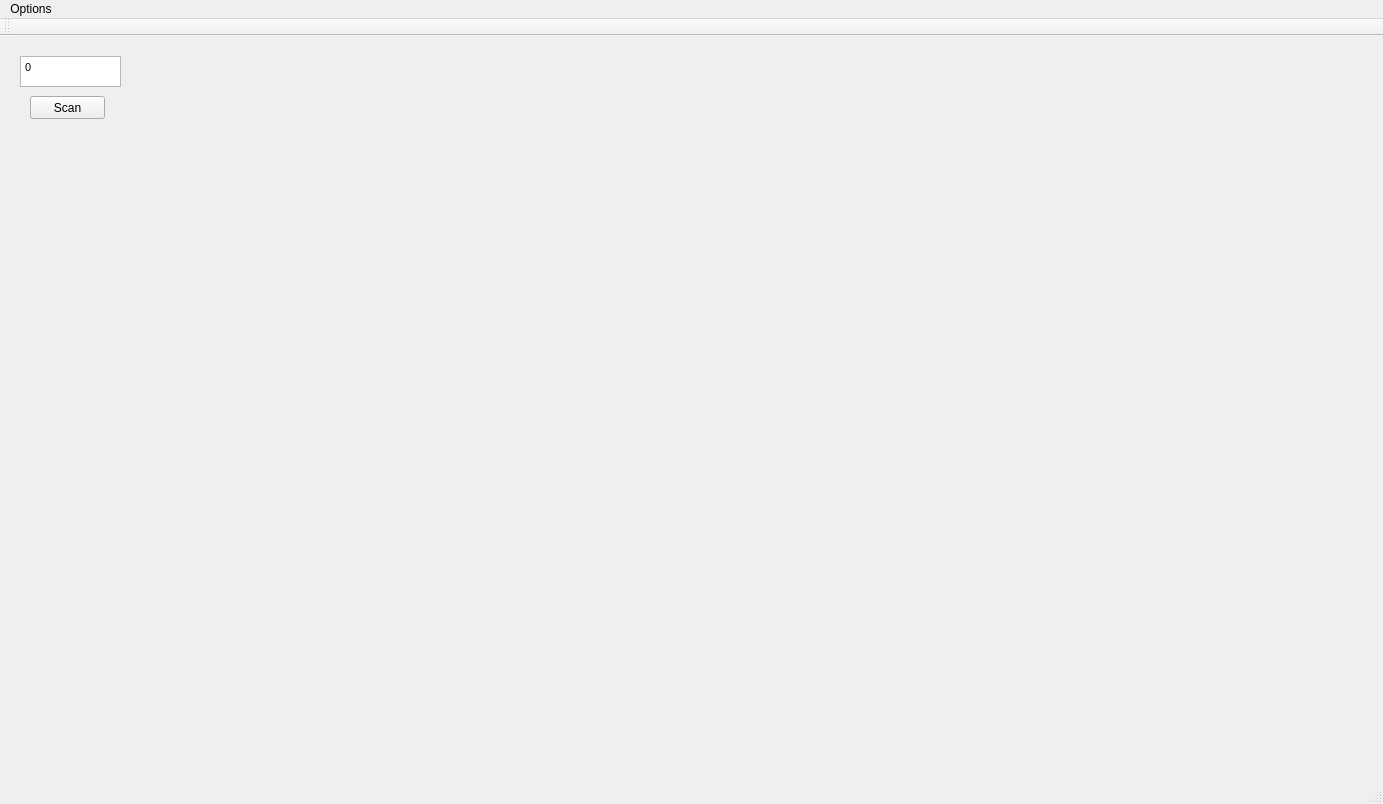
<?xml version="1.0" encoding="UTF-8"?>
<ui version="4.0">
 <class>guiClass</class>
 <widget class="QMainWindow" name="guiClass">
  <property name="geometry">
   <rect>
    <x>0</x>
    <y>0</y>
    <width>1383</width>
    <height>804</height>
   </rect>
  </property>
  <property name="windowTitle">
   <string>gui</string>
  </property>
  <widget class="QWidget" name="centralWidget">
   <widget class="QCustomPlot" name="plot_0" native="true">
    <property name="geometry">
     <rect>
      <x>20</x>
      <y>110</y>
      <width>641</width>
      <height>531</height>
     </rect>
    </property>
   </widget>
   <widget class="QTextEdit" name="textEdit">
    <property name="geometry">
     <rect>
      <x>20</x>
      <y>20</y>
      <width>101</width>
      <height>31</height>
     </rect>
    </property>
    <property name="focusPolicy">
     <enum>Qt::ClickFocus</enum>
    </property>
    <property name="acceptDrops">
     <bool>false</bool>
    </property>
    <property name="inputMethodHints">
     <set>Qt::ImhDigitsOnly</set>
    </property>
    <property name="html">
     <string>&lt;!DOCTYPE HTML PUBLIC &quot;-//W3C//DTD HTML 4.0//EN&quot; &quot;http://www.w3.org/TR/REC-html40/strict.dtd&quot;&gt;
&lt;html&gt;&lt;head&gt;&lt;meta name=&quot;qrichtext&quot; content=&quot;1&quot; /&gt;&lt;style type=&quot;text/css&quot;&gt;
p, li { white-space: pre-wrap; }
&lt;/style&gt;&lt;/head&gt;&lt;body style=&quot; font-family:'MS Shell Dlg 2'; font-size:8.25pt; font-weight:400; font-style:normal;&quot;&gt;
&lt;p style=&quot; margin-top:0px; margin-bottom:0px; margin-left:0px; margin-right:0px; -qt-block-indent:0; text-indent:0px;&quot;&gt;0&lt;/p&gt;&lt;/body&gt;&lt;/html&gt;</string>
    </property>
    <property name="acceptRichText">
     <bool>false</bool>
    </property>
   </widget>
   <widget class="QPushButton" name="pushButton">
    <property name="geometry">
     <rect>
      <x>30</x>
      <y>60</y>
      <width>75</width>
      <height>23</height>
     </rect>
    </property>
    <property name="text">
     <string>Scan</string>
    </property>
   </widget>
   <widget class="QCustomPlot" name="plot_1" native="true">
    <property name="geometry">
     <rect>
      <x>710</x>
      <y>110</y>
      <width>641</width>
      <height>531</height>
     </rect>
    </property>
   </widget>
  </widget>
  <widget class="QMenuBar" name="menuBar">
   <property name="geometry">
    <rect>
     <x>0</x>
     <y>0</y>
     <width>1383</width>
     <height>21</height>
    </rect>
   </property>
   <widget class="QMenu" name="menuOptions">
    <property name="title">
     <string>Options</string>
    </property>
    <addaction name="actionExit"/>
   </widget>
   <addaction name="menuOptions"/>
  </widget>
  <widget class="QToolBar" name="mainToolBar">
   <attribute name="toolBarArea">
    <enum>TopToolBarArea</enum>
   </attribute>
   <attribute name="toolBarBreak">
    <bool>false</bool>
   </attribute>
  </widget>
  <widget class="QStatusBar" name="statusBar"/>
  <action name="actionExit">
   <property name="text">
    <string>Exit</string>
   </property>
  </action>
 </widget>
 <layoutdefault spacing="6" margin="11"/>
 <customwidgets>
  <customwidget>
   <class>QCustomPlot</class>
   <extends>QWidget</extends>
   <header>qcustomplot.h</header>
   <container>1</container>
  </customwidget>
 </customwidgets>
 <resources>
  <include location="gui.qrc"/>
 </resources>
 <connections>
  <connection>
   <sender>actionExit</sender>
   <signal>triggered()</signal>
   <receiver>guiClass</receiver>
   <slot>close()</slot>
   <hints>
    <hint type="sourcelabel">
     <x>-1</x>
     <y>-1</y>
    </hint>
    <hint type="destinationlabel">
     <x>299</x>
     <y>199</y>
    </hint>
   </hints>
  </connection>
 </connections>
</ui>
